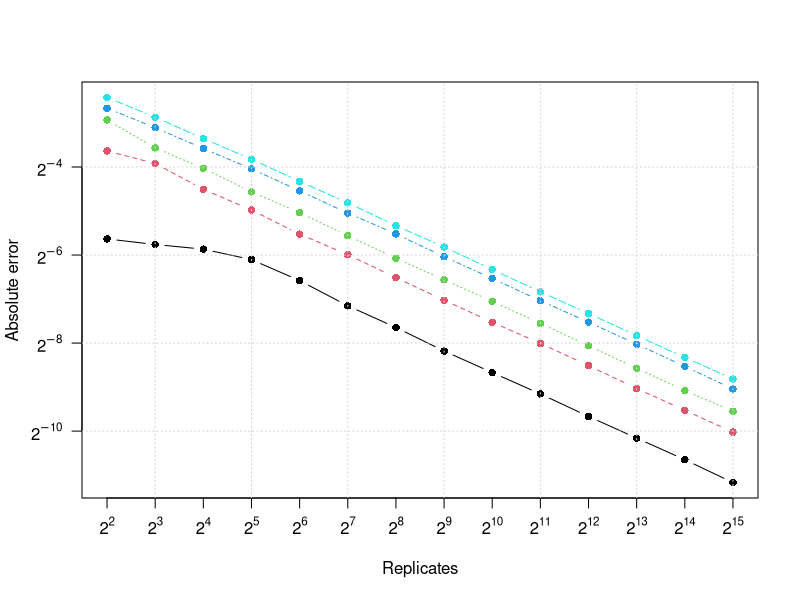

Generate this figure with R:
## ---- chunk 1
# Function which includes the replicate step
error_v4 <- function(r,n,p){
    d1 <- rbinom(r,n,p)
    phat <-d1/n
    ae <- abs(phat - p)
    re <- ae/p
    c(mean(ae), mean(re))
}

ns <- 2^(2:15)
ps <- c(0.01, 0.05, 0.1, 0.25, 0.5)
out <- expand.grid(N=ns, P=ps, AE = NA, RE = NA, KEEP.OUT.ATTRS = FALSE)

for(i in 1:nrow(out)){
  out[i, 3:4] <- error_v4(10000,n=out$N[i],p=out$P[i])
}

a1 <- array(out[,"AE"],dim=c(length(ns), length(ps)))

matplot(log2(a1), type = "b", pch = 16, axes=FALSE, ylab = "Absolute error", xlab = "Replicates")
axis(1,1:14,parse(text=paste0("2^",2:15)))
axis(2, axTicks(2), parse(text=paste0("2^",axTicks(2))), las = 1)
box()
grid()
## ---- chunk 2
error_v4(100000, 100, 0.5)/2
error_v4(100000, 400, 0.5)
## ---- chunk 3
error_v4(100000, 1000, 0.5)/2
error_v4(100000, 4000, 0.5)
